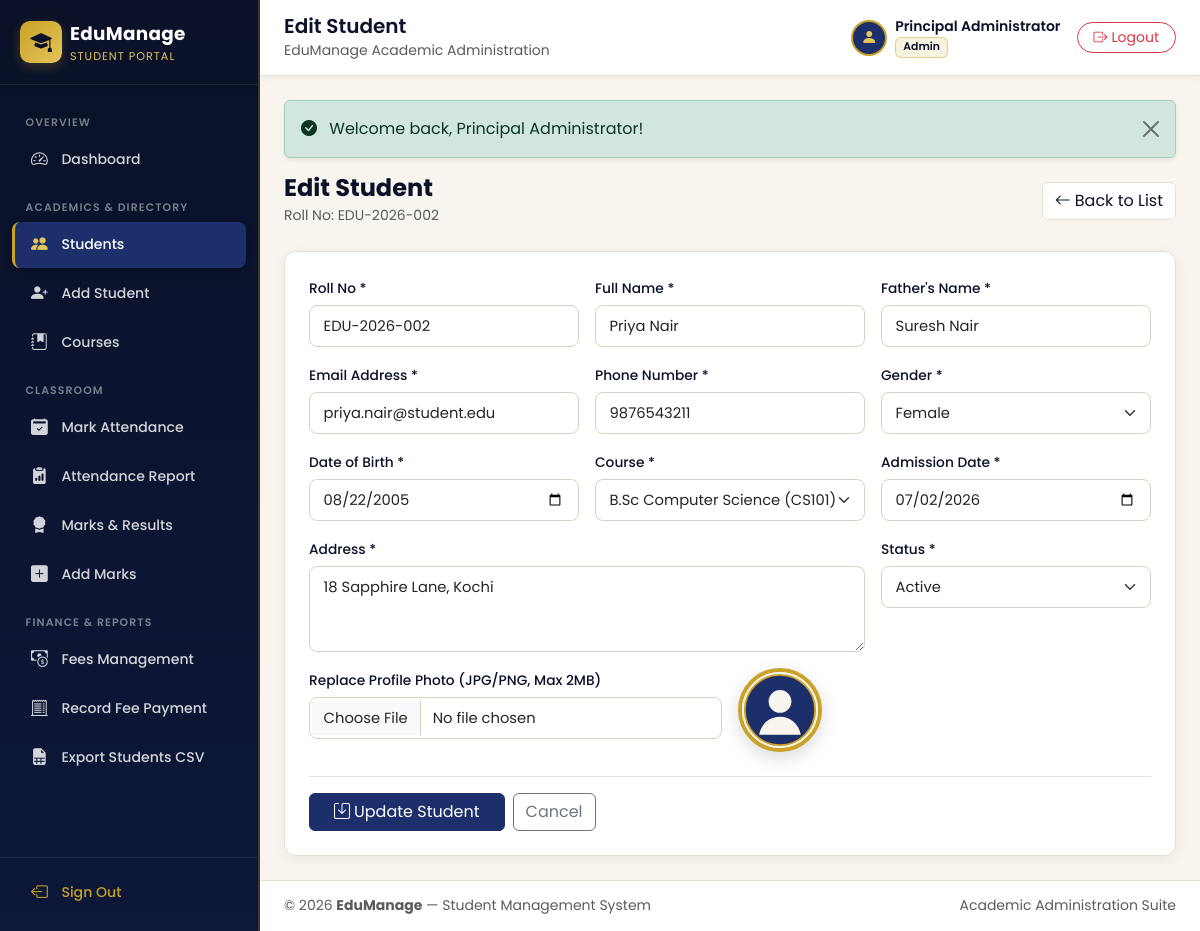
Page /students/edit.php?id=2 (signed in) on the committed database.
### tables this page shows
CREATE TABLE `students` (
  `id` INT UNSIGNED NOT NULL AUTO_INCREMENT,
  `roll_no` VARCHAR(30) NOT NULL,
  `full_name` VARCHAR(120) NOT NULL,
  `father_name` VARCHAR(120) NOT NULL,
  `email` VARCHAR(120) NOT NULL,
  `phone` VARCHAR(20) NOT NULL,
  `gender` ENUM('Male', 'Female', 'Other') NOT NULL,
  `dob` DATE NOT NULL,
  `address` TEXT NOT NULL,
  `course_id` INT UNSIGNED NOT NULL,
  `admission_date` DATE NOT NULL,
  `photo` VARCHAR(255) DEFAULT NULL,
  `status` ENUM('Active', 'Inactive') NOT NULL DEFAULT 'Active',
  `created_at` TIMESTAMP NOT NULL DEFAULT CURRENT_TIMESTAMP,
  PRIMARY KEY (`id`),
  UNIQUE KEY `uq_students_roll_no` (`roll_no`),
  UNIQUE KEY `uq_students_email` (`email`),
  KEY `idx_students_course` (`course_id`),
  CONSTRAINT `fk_students_course`
    FOREIGN KEY (`course_id`) REFERENCES `courses` (`id`)
    ON DELETE RESTRICT ON UPDATE CASCADE
);

CREATE TABLE `courses` (
  `id` INT UNSIGNED NOT NULL AUTO_INCREMENT,
  `course_name` VARCHAR(120) NOT NULL,
  `course_code` VARCHAR(30) NOT NULL,
  `duration` VARCHAR(50) NOT NULL,
  `fees` DECIMAL(10, 2) NOT NULL DEFAULT 0.00,
  `created_at` TIMESTAMP NOT NULL DEFAULT CURRENT_TIMESTAMP,
  PRIMARY KEY (`id`),
  UNIQUE KEY `uq_courses_code` (`course_code`)
);

### config/db.php (called while the page is built, shortened)
<?php
function e(?string $value): string
{
    return htmlspecialchars((string) $value, ENT_QUOTES | ENT_SUBSTITUTE, 'UTF-8');
}
function url(string $path = ''): string
{
    $cleanPath = ltrim($path, '/');
    return ($cleanPath === '') ? (BASE_URL === '' ? '/' : BASE_URL . '/') : BASE_URL . '/' . $cleanPath;
}

### students/edit.php (the view, shortened to what this page needs)
<?php
require_once dirname(__DIR__) . '/includes/auth_check.php';
$id = (int) ($_GET['id'] ?? $_POST['id'] ?? 0);
$stmt = $pdo->prepare('SELECT * FROM students WHERE id = ? LIMIT 1');
$stmt->execute([$id]);
$student = $stmt->fetch();
$courses    = $pdo->query('SELECT id, course_name, course_code FROM courses ORDER BY course_name ASC')->fetchAll();
$form = [
    'roll_no'        => $student['roll_no'],
    'full_name'      => $student['full_name'],
    'father_name'    => $student['father_name'],
    'email'          => $student['email'],
    'phone'          => $student['phone'],
    'gender'         => $student['gender'],
    'dob'            => $student['dob'],
    'address'        => $student['address'],
    'course_id'      => (string) $student['course_id'],
    'admission_date' => $student['admission_date'],
    'status'         => $student['status'],
];
$current_avatar = !empty($student['photo'])
    ? url('uploads/students/' . $student['photo'])
    : url('assets/images/default-avatar.svg');
include dirname(__DIR__) . '/includes/header.php';
?>
<div class="d-flex justify-content-between align-items-center mb-4">
    <div>
        <h4 class="fw-bold text-navy mb-0">Edit Student</h4>
        <small class="text-muted">Roll No: <?= e($student['roll_no']) ?></small>
    </div>
    <a href="<?= e(url('students/list.php')) ?>" class="btn btn-outline-navy">
        <i class="bi bi-arrow-left me-1"></i>Back to List
    </a>
</div>
<div class="royal-card p-4">
    <form method="POST" action="<?= e(url('students/edit.php?id=' . $id)) ?>" enctype="multipart/form-data" class="needs-validation" novalidate>
        <div class="row g-3">
            <div class="col-md-4">
                <label class="form-label">Roll No *</label>
                <input type="text" name="roll_no" class="form-control" value="<?= e($form['roll_no']) ?>" required>
            </div>
            <div class="col-md-4">
                <label class="form-label">Full Name *</label>
                <input type="text" name="full_name" class="form-control" value="<?= e($form['full_name']) ?>" required>
            </div>
            <div class="col-md-4">
                <label class="form-label">Father's Name *</label>
                <input type="text" name="father_name" class="form-control" value="<?= e($form['father_name']) ?>" required>
            </div>
            <div class="col-md-4">
                <label class="form-label">Email Address *</label>
                <input type="email" name="email" class="form-control" value="<?= e($form['email']) ?>" required>
            </div>
            <div class="col-md-4">
                <label class="form-label">Phone Number *</label>
                <input type="text" name="phone" class="form-control" value="<?= e($form['phone']) ?>" required>
            </div>
            <div class="col-md-4">
                <label class="form-label">Gender *</label>
                <select name="gender" class="form-select" required>
                    <option value="Female" <?= $form['gender'] === 'Female' ? 'selected' : '' ?>>Female</option>
                </select>
            </div>
            <div class="col-md-4">
                <label class="form-label">Date of Birth *</label>
                <input type="date" name="dob" class="form-control" value="<?= e($form['dob']) ?>" required>
            </div>
            <div class="col-md-4">
                <label class="form-label">Course *</label>
                <select name="course_id" class="form-select" required>
                    <?php foreach ($courses as $c): ?>
                        <option value="<?= (int) $c['id'] ?>" <?= (int) $form['course_id'] === (int) $c['id'] ? 'selected' : '' ?>>
                            <?= e($c['course_name']) ?> (<?= e($c['course_code']) ?>)
                        </option>
                    <?php endforeach; ?>
                </select>
            </div>
            <div class="col-md-4">
                <label class="form-label">Admission Date *</label>
                <input type="date" name="admission_date" class="form-control" value="<?= e($form['admission_date']) ?>" required>
            </div>
            <div class="col-md-8">
                <label class="form-label">Address *</label>
                <textarea name="address" class="form-control" rows="3" required><?= e($form['address']) ?></textarea>
            </div>
            <div class="col-md-4">
                <label class="form-label">Status *</label>
                <select name="status" class="form-select" required>
                    <option value="Active" <?= $form['status'] === 'Active' ? 'selected' : '' ?>>Active</option>
                </select>
            </div>
            <div class="col-md-6">
                <label class="form-label">Replace Profile Photo (JPG/PNG, Max 2MB)</label>
                <input type="file" name="photo" id="photoInput" class="form-control" accept="image/jpeg,image/png">
            </div>
            <div class="col-md-6 d-flex align-items-center">
                <img src="<?= e($current_avatar) ?>" id="photoPreview" alt="Current Photo" class="avatar-profile" style="width: 84px; height: 84px;">
            </div>
        </div>
        <div class="mt-4 pt-3 border-top d-flex gap-2">
            <button type="submit" class="btn btn-royal px-4">
                <i class="bi bi-save me-1"></i>Update Student
            </button>
            <a href="<?= e(url('students/view.php?id=' . $id)) ?>" class="btn btn-outline-secondary">Cancel</a>
        </div>
    </form>
</div>
<?php include dirname(__DIR__) . '/includes/footer.php'; ?>

### assets/css/style.css (style rules this page uses)
:root { --navy: #0a1128; --navy-light: #131f44; --royal: #1c2f6b; --royal-hover: #253d88; --gold: #c9a227; --gold-light: #e4c55a; --gold-soft: rgba(201, 162, 39, 0.14); --offwhite: #f8f5ee; --surface: #ffffff; --text-main: #1b2238; --text-muted: #647087; --border-color: #e6e0d2; --sidebar-width: 260px; --transition-speed: 0.25s; }
body { font-family: 'Poppins', sans-serif; background-color: var(--offwhite); color: var(--text-main); margin: 0; overflow-x: hidden; }
.text-navy { color: var(--navy) !important; }
.btn-royal { background-color: var(--royal); border-color: var(--royal); color: #fff; transition: all var(--transition-speed) ease; }
.btn-outline-navy { border-color: var(--border-color); color: var(--navy); background: #fff; }
.royal-card { background-color: var(--surface); border: 1px solid var(--border-color); border-radius: 12px; box-shadow: 0 4px 16px rgba(10, 17, 40, 0.05); }
.form-control, .form-select { border-color: #d8d1c2; border-radius: 8px; padding: 0.55rem 0.85rem; font-size: 0.92rem; transition: border-color 0.2s ease, box-shadow 0.2s ease; }
.form-label { font-weight: 500; font-size: 0.86rem; color: var(--navy); margin-bottom: 0.35rem; }
.avatar-profile { width: 128px; height: 128px; border-radius: 50%; object-fit: cover; border: 4px solid var(--gold); box-shadow: 0 6px 18px rgba(10, 17, 40, 0.15); background-color: var(--offwhite); }

### rows in the picture
students: roll_no "EDU-2026-002", full_name "Priya Nair", father_name "Suresh Nair", email "priya.nair@student.edu", phone "9876543211", gender "Female", dob "08/22/2005", course_id "B.Sc Computer Science (CS101)", admission_date "07/02/2026", address "18 Sapphire Lane, Kochi", status "Active"

### other values in the picture
APP_NAME "EduManage"
$page_title "Edit Student"
$current_user "Principal Administrator"
$current_role "Admin"
$flash['message'] "Welcome back, Principal Administrator!"
